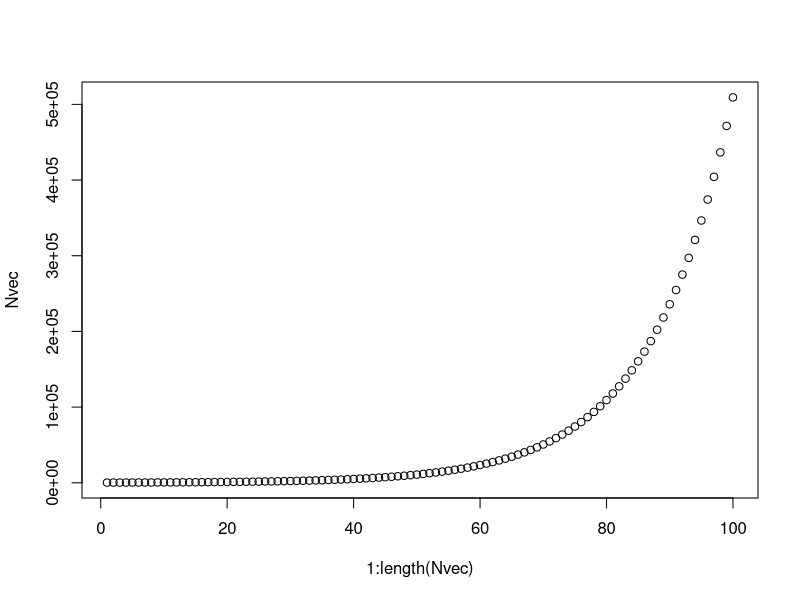
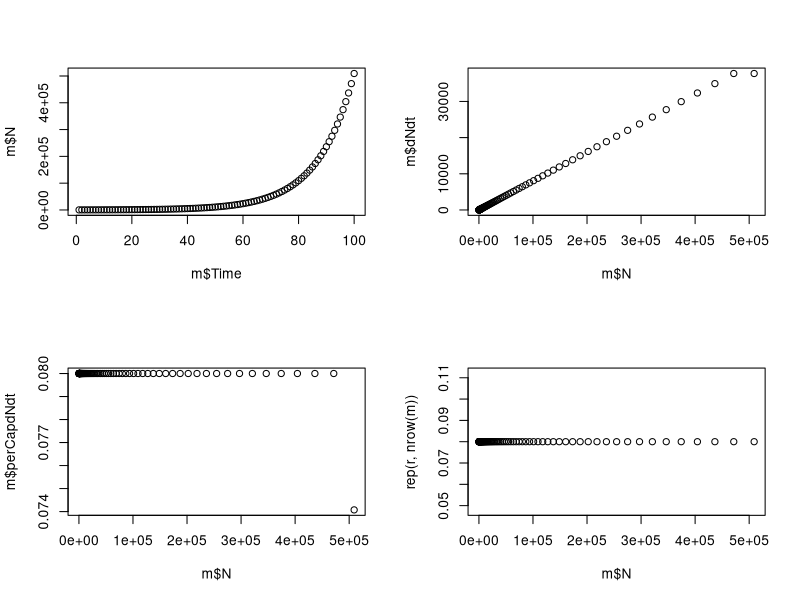

The R script that drew these images, in order:
# Modeling differential growth equations
# February 22, 2016
# NJG

# basic equation for change plus current value
# illustrated with familiar exponential growth

rm(list=ls())
set.seed(100)
opar <- par(no.readonly=TRUE)

# basic growth model
#--------------------------------------------------
Model1 <- function(N_0=250,Time=100,r=0.08){
  Nvec <- rep(0,Time)
  Nvec[1] <- N_0
  for (i in 2:Time) {
    Nvec[i] <- Nvec[i-1] + r*Nvec[i-1]
  }
  return(Nvec)
  
}
Nvec <- Model1()
plot(x=1:length(Nvec),y=Nvec)
#--------------------------------------------------

# sensitivity to time-step

r <- 0.08
BigStep <- seq(1,50,by=1)
SmallStep <-seq(1,50,by=0.1)
BigVec <- rep(0,length(BigStep))
SmallVec <- rep(0,length(SmallStep))
BigVec[1] <- 250
SmallVec[1] <- 250
for (i in 2:length(BigVec)) BigVec[i] <- BigVec[i-1] + r*BigVec[i-1]
for (i in 2:length(SmallVec)) SmallVec[i] <- SmallVec[i-1] + r*SmallVec[i-1]*0.1 
tail(BigVec)
tail(SmallVec)
250*exp(50*0.08)
#--------------------------------------------------

# Calculating N, dNdt, (1/N)(dNdt)
#--------------------------------------------------
Model2 <- function(N_0=250,Time=100,r=0.08){
  Nvec <- rep(0,Time)
  Nvec[1] <- N_0
  for (i in 2:Time) {
    Nvec[i] <- Nvec[i-1] + r*Nvec[i-1]
  }
    dNvec <- diff(Nvec)
    dNvec <- c(dNvec,dNvec[length(dNvec)])
    perCapvec <- dNvec/Nvec           
m <- cbind(1:Time,Nvec,dNvec,perCapvec)
colnames(m) <- c("Time","N","dNdt","perCapdNdt")
return(m)
}

m <- Model2()          # save output matrix
m <- as.data.frame(m)  # convert to data frame
par(mfrow=c(2,2))
plot(x=m$Time,y=m$N)
plot(x=m$N,y=m$dNdt)
plot(x=m$N,y=m$perCapdNdt)
plot(x=m$N,y=rep(r,nrow(m)))
par(opar)
# par(mfrow=c(2,2))
